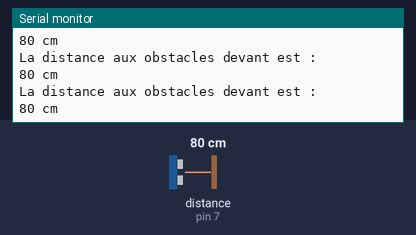
Simulated run of this sketch. Board: Arduino Uno, built with avr-gcc and run on an emulated ATmega328P. Shown: the last lines printed to the serial monitor. The test bench sets the inputs (shaded band); at power-on: distance to the obstacle (sensor on pin 7) 80 cm.

Above: at 1.2 s.
1.3 s: distance to the obstacle (sensor on pin 7) set to 2 cm
At 1.74 s:
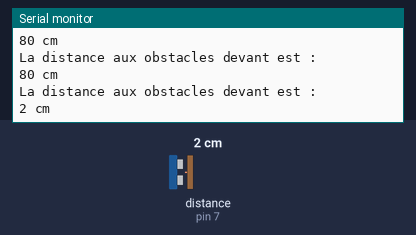
4.3 s: distance to the obstacle (sensor on pin 7) set to 4 cm
At 4.5 s:
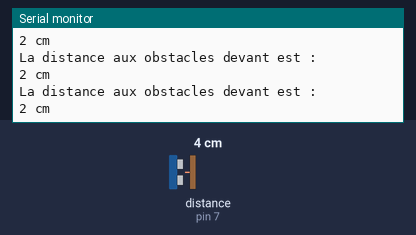
Timing chart, 0 to 7.3 s (numbered marks = the images above; inputs shaded):
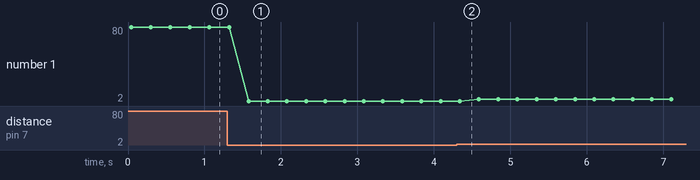

Measured:
- after the input at 1.3 s, the serial monitor: prints a new line after 0.28 s (image 1)
- plotted number 1: 80 → 2 after the input at 1.3 s, 2 → 4 after the input at 4.3 s

The sketch:

recuperation_distance.ino
```cpp
#include "Ultrasonic.h" // Inclusion de la bibliothèque

// Branché sur le port D7 du shield

Ultrasonic ultrasonic(7);

void setup()
{
    Serial.begin(9600);
}
void loop()
{

    long PorteeCentimetres;

    Serial.println("La distance aux obstacles devant est : ");


    PorteeCentimetres = ultrasonic.MeasureInCentimeters(); // deux mesures doivent garder un intervalle

    //Affichage de la portée en centimètres

    Serial.print(PorteeCentimetres);//0~400cm
    Serial.println(" cm");
    delay(250);
}
```
